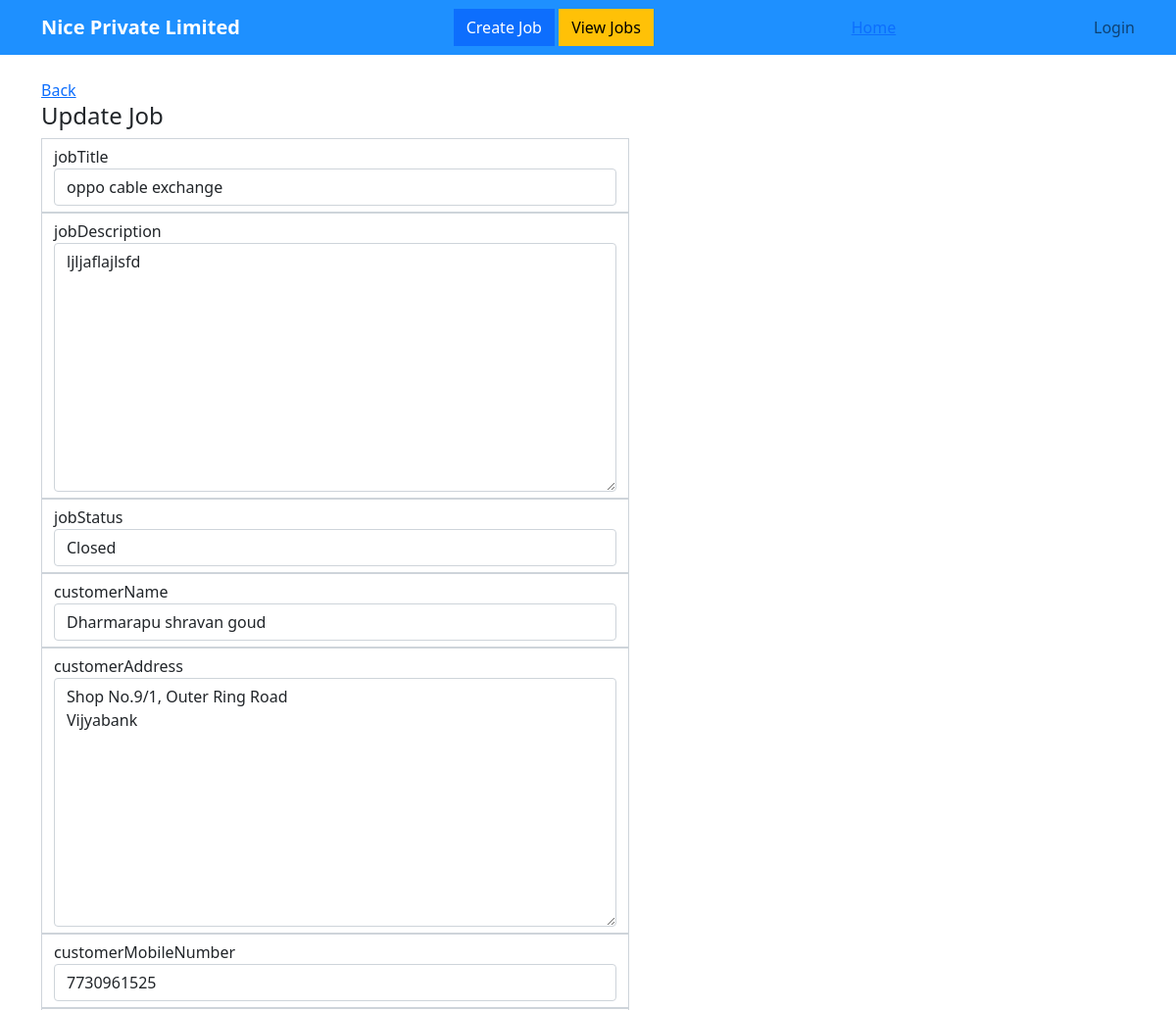
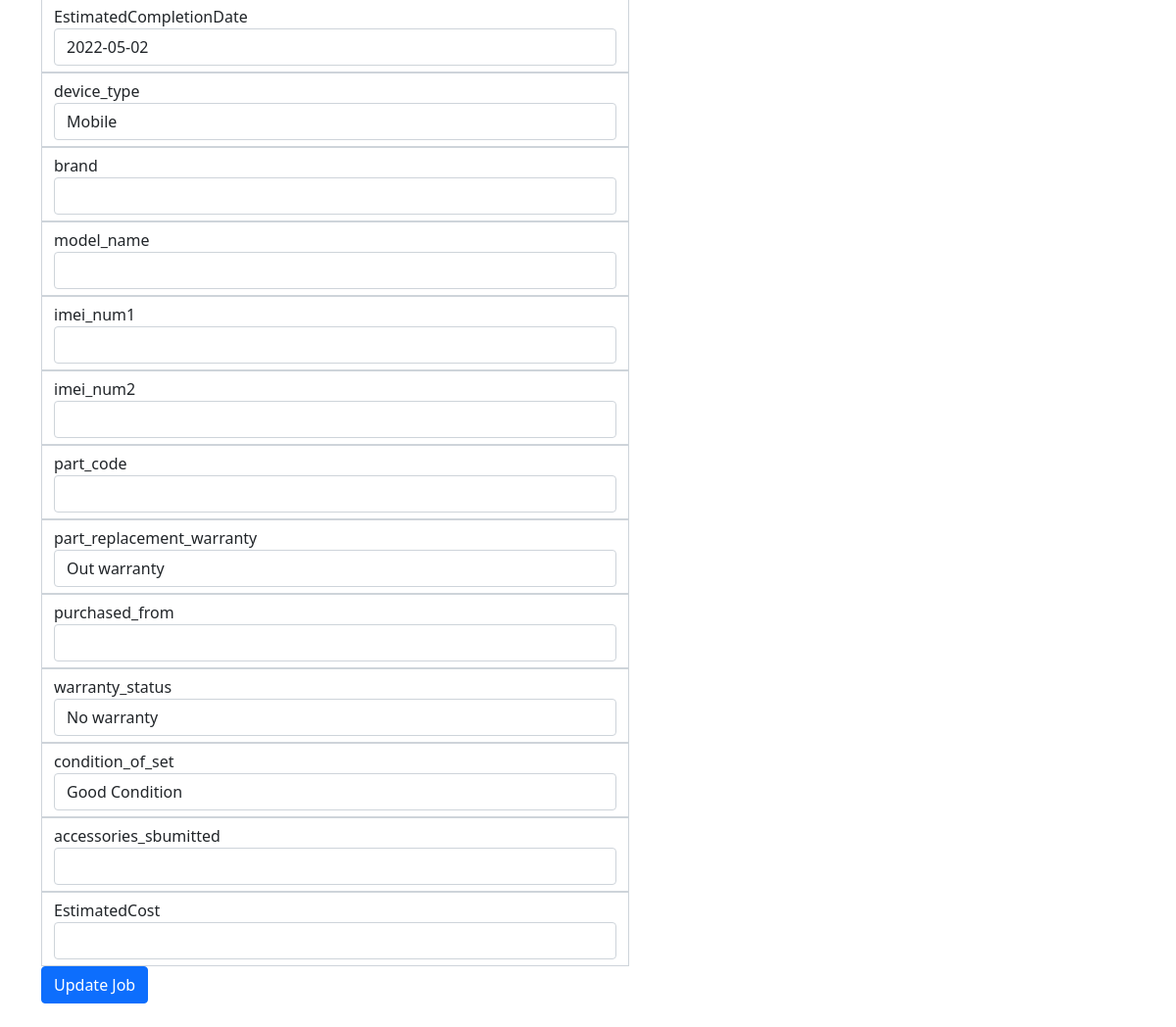
/update_job/25, run on the app's committed database (2 pictures, top to bottom).
### home/models.py (models this page shows, shortened)
class Job(models.Model):
    REGISTERED = "REGISTERED"
    IN_PROGRESS="IN_PROGRESS"
    CLOSED = "CLOSED"
    DELIVERED="DELIVERED"
    choices=[
        (REGISTERED, 'Registered'),
        (IN_PROGRESS, 'In Progress'),
        (CLOSED, 'Closed'),
        (DELIVERED, 'Delivered')
    ]
    warranty_choices=[('In Warranty','In Warranty') , ('Out Warranty','Out warranty'), ('Return Warranty','Return warranty'), ('No Warranty','No warranty'),]
    part_replacement_warranty_choices=[('In Warranty','In Warranty') , ('Out Warranty','Out warranty'),]
    device_condition_choices=[('Physical Damage','Physical Damage'),('Water Damage','Water Damage'),('Good Condition','Good Condition'),]
    device_choices=[('Mobile','Mobile'),('Tablet','Tablet')]
    jobTitle = models.CharField(max_length=256)
    jobDescription=models.CharField(max_length=500)
    CreatedTime=models.DateTimeField(auto_now_add=True)
    UpdatedTime=models.DateTimeField(auto_now=True)
    jobStatus=models.CharField(max_length=20,choices=choices, default=REGISTERED)
    customerName=models.CharField(max_length=256,null=True)
    customerAddress=models.CharField(max_length=500,null=True)
    customerMobileNumber=models.CharField(max_length=10,null=True)
    EstimatedCompletionDate=models.DateField(default=None,null=True)
    author = models.ForeignKey(User, on_delete=models.CASCADE)
    device_type = models.CharField(max_length=20,choices=device_choices, default='Mobile')
    brand = models.CharField(max_length=100,blank=True,null=True)
    model_name= models.CharField(max_length=100,blank=True,null=True)
    imei_num1=models.CharField(max_length=15,blank=True,null=True)
    imei_num2=models.CharField(max_length=15,blank=True,null=True)
    part_code=models.CharField(max_length=25,blank=True,null=True)
    part_replacement_warranty=models.CharField(max_length=20,choices=part_replacement_warranty_choices, default='Out Warranty')
    purchased_from=models.CharField(max_length=100,blank=True,null=True)
    warranty_status=models.CharField(max_length=20,choices=warranty_choices, default='No Warranty')
    condition_of_set=models.CharField(max_length=20,choices=device_condition_choices, default='Good Condition')
    accessories_sbumitted=models.CharField(max_length=500,blank=True,null=True)
    EstimatedCost=models.FloatField(null=True, blank=True)
    barcode=models.ImageField(upload_to="media",blank=True,null=True)

### home/views.py (the view, shortened to what this page needs)
# urls.py: path('update_job/<int:job_id>',views.update_job,name="update_job"),
def update_job(request, job_id):
    job_id = int(job_id)
    try:
        job_sel = models.Job.objects.get(id = job_id)
    except job.DoesNotExist:
        return redirect('showjobs')
    jobForm = forms.JobForm(request.POST or None, instance = job_sel)
    comment=request.POST.get('comment')
    curr_status=job_sel.jobStatus
    new_status=request.POST.get('jobStatus')
    return render(request, 'create_job.html', {'jobform':jobForm,'update':True})

### templates/create_job.html (shortened to what this page needs)
{% extends 'base.html' %}
{% block body %}
<a href="{%url 'showjobs'%}">Back</a>
    {%if update %}
    <h4>Update Job</h4>
    {%else%}
    <h4>Create a Job</h4>
    {%endif%}
        <form method="post">
                {% if update %}
                {% for field in  jobform%}
                    <div  class="form-control" style="border-radius:0;max-width:600px;align:center">
                        {% if field.name == "jobStatus" %}
                            {{field.name}}{{field}}
                        {% else %}
                        {{field.name}}{{field}}
                        {% endif %}
                    </div>
                {% endfor %}
                <input type="submit" value="Update Job" class="btn btn-primary">
                {%else%}
                <div class="form-control" style="border-radius:0;max-width:800px;align:center">
                {{jobform}}
                </div>
                <input type="submit" value="Create JOB" class="btn btn-primary">
                {% endif %}
        </form>
{% endblock body %}

### data on the page
Job: jobform "oppo cable exchange" "ljljaflajlsfd" "Dharmarapu shravan goud" "Shop No.9/1, Outer Ring Road Vijyabank" "7730961525" "2022-05-02" "Mobile" "Out warranty" "No warranty" "Good Condition", jobform "Closed"

### other printed values
{{ field.name }} "jobTitle" "jobDescription" "customerName" "customerAddress" "customerMobileNumber" "EstimatedCompletionDate" "device_type" "brand" "model_name" "imei_num1" "imei_num2" "part_code" "part_replacement_warranty" "purchased_from" "warranty_status" "condition_of_set" "accessories_sbumitted" "EstimatedCost"
{{ field.name }} "jobStatus"
